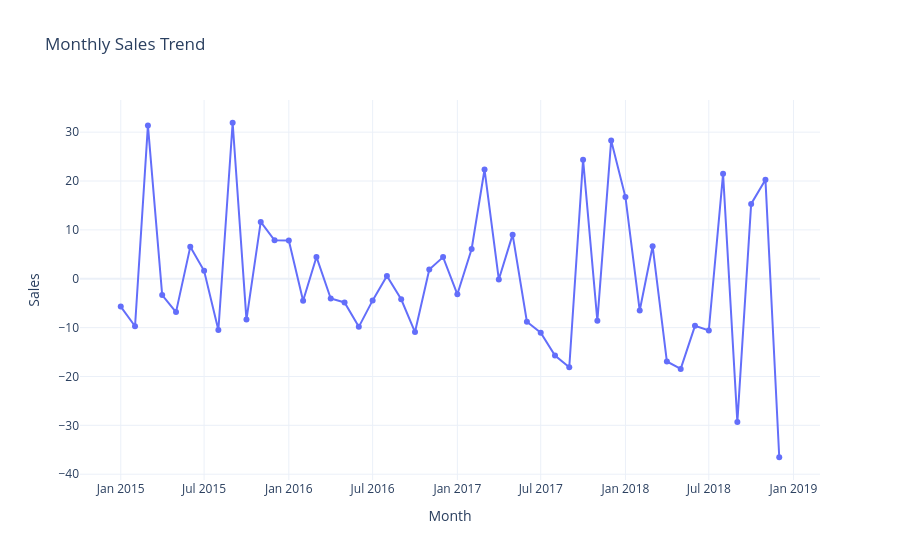

The notebook cell this image was saved under:
### Markdown cell above
# Customize bars

### Code cell
data['Month'] = data['Order Date'].dt.to_period('M').astype(str)

monthly_sales = (
    data.groupby('Month', as_index=False)['Sales']
        .sum()
)

fig = px.line(
    monthly_sales,
    x='Month',
    y='Sales',
    markers=True,
    title='Monthly Sales Trend'
)

fig.update_layout(template='plotly_white')

fig.show()

### Figure 1 — Plotly figure (JSON) as saved in the notebook; plotly's stock layout.template omitted (floating-point values rounded to 4 significant figures)
{"data": [{"hovertemplate": "Month=%{x}<br>Sales=%{y}<extra></extra>", "legendgroup": "", "line": {"color": "#636efa", "dash": "solid"}, "marker": {"symbol": "circle"}, "mode": "lines+markers", "name": "", "orientation": "v", "showlegend": false, "type": "scatter", "x": ["2015-01", "2015-02", "2015-03", "2015-04", "2015-05", "2015-06", "2015-07", "2015-08", "2015-09", "2015-10", "2015-11", "2015-12", "2016-01", "2016-02", "2016-03", "2016-04", "2016-05", "2016-06", "2016-07", "2016-08", "2016-09", "2016-10", "2016-11", "2016-12", "2017-01", "2017-02", "2017-03", "2017-04", "2017-05", "2017-06", "2017-07", "2017-08", "2017-09", "2017-10", "2017-11", "2017-12", "2018-01", "2018-02", "2018-03", "2018-04", "2018-05", "2018-06", "2018-07", "2018-08", "2018-09", "2018-10", "2018-11", "2018-12"], "xaxis": "x", "y": [-5.687, -9.727, 31.38, -3.34, -6.828, 6.53, 1.615, -10.49, 31.93, -8.36, 11.64, 7.877, 7.84, -4.497, 4.47, -4.05, -4.852, -9.846, -4.43, 0.5694, -4.206, -10.91, 1.871, 4.427, -3.185, 6.104, 22.36, -0.1427, 9.027, -8.787, -11.03, -15.71, -18.1, 24.38, -8.609, 28.31, 16.72, -6.509, 6.656, -16.93, -18.44, -9.639, -10.59, 21.47, -29.34, 15.32, 20.28, -36.53], "yaxis": "y"}], "layout": {"legend": {"tracegroupgap": 0}, "title": {"text": "Monthly Sales Trend"}, "xaxis": {"anchor": "y", "domain": [0, 1], "title": {"text": "Month"}}, "yaxis": {"anchor": "x", "domain": [0, 1], "title": {"text": "Sales"}}}}
